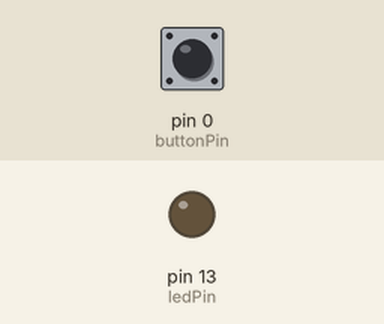
The sketch below on a simulated Arduino Uno, built with avr-gcc and run on an emulated ATmega328P. On the bench: output pins drawn as LEDs (lit = HIGH). The test bench sets the inputs (shaded band); at power-on: pin 0 (buttonPin) HIGH.

Above: at 1.2 s.
1.3 s: pin 0 (buttonPin) pulled LOW for 0.15 s
At 1.37 s:
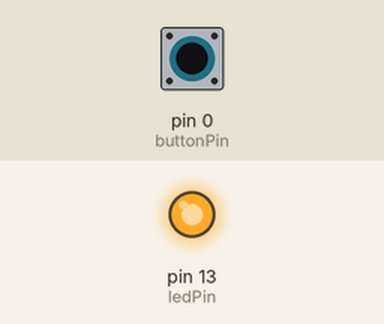
2.9 s: pin 0 (buttonPin) pulled LOW for 3.2 s
At 7.4 s:
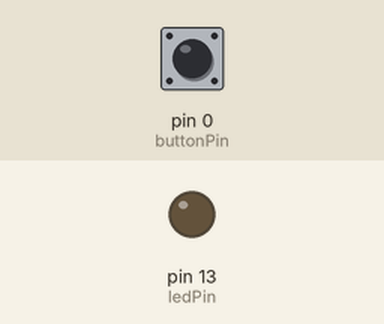
Timing chart, 0 to 8.9 s (numbered marks = the images above; inputs shaded):
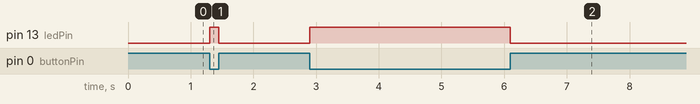

Measured:
- after the input at 1.3 s, pin 13 (ledPin): LOW → HIGH at once, → LOW 0.15 s later
- after the input at 2.9 s, pin 13 (ledPin): LOW → HIGH at once, → LOW 3.2 s later

The sketch:

button_ex.ino
```cpp
int ledPin = 13;
int buttonPin = 0;

void setup() {
  pinMode(ledPin, OUTPUT);
  pinMode(buttonPin, INPUT_PULLUP);
}

void loop() {
  if (digitalRead(buttonPin) == LOW){
    digitalWrite(ledPin, HIGH);
  }
  if(digitalRead(buttonPin) == HIGH){
    digitalWrite(ledPin, LOW);
  }


}
```
